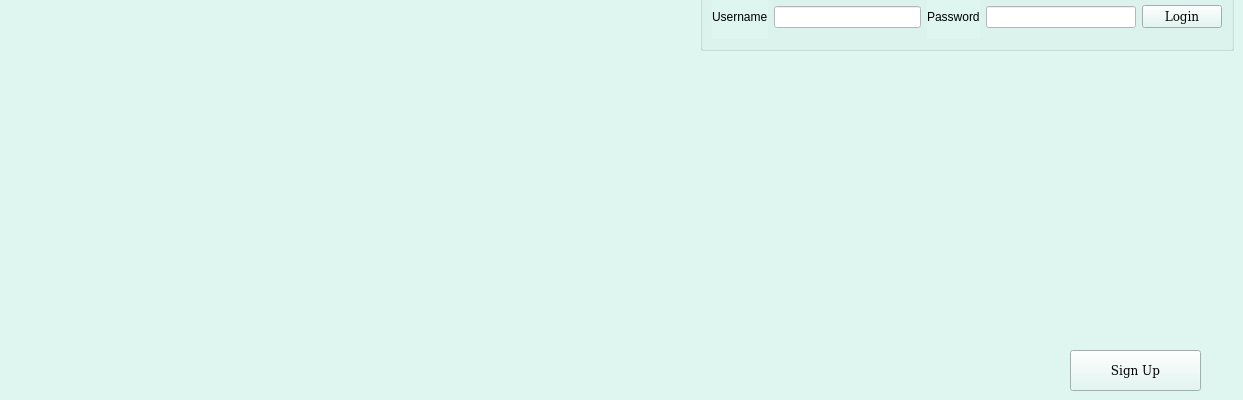
    <widget class="QWidget" name="loginPage">
     <property name="styleSheet">
      <string notr="true">background-color: rgb(223, 246, 240);</string>
     </property>
     <widget class="QLabel" name="identificationStatusLabel">
      <property name="geometry">
       <rect>
        <x>790</x>
        <y>70</y>
        <width>431</width>
        <height>20</height>
       </rect>
      </property>
      <property name="font">
       <font>
        <family>aakar</family>
        <weight>50</weight>
        <italic>true</italic>
        <bold>false</bold>
       </font>
      </property>
      <property name="styleSheet">
       <string notr="true">color: rgb(239, 41, 41);</string>
      </property>
      <property name="text">
       <string/>
      </property>
      <property name="textFormat">
       <enum>Qt::PlainText</enum>
      </property>
      <property name="scaledContents">
       <bool>false</bool>
      </property>
      <property name="alignment">
       <set>Qt::AlignCenter</set>
      </property>
     </widget>
     <widget class="QPushButton" name="signUpButton">
      <property name="geometry">
       <rect>
        <x>1070</x>
        <y>350</y>
        <width>131</width>
        <height>41</height>
       </rect>
      </property>
      <property name="font">
       <font>
        <family>Bitstream Vera Serif</family>
       </font>
      </property>
      <property name="text">
       <string>Sign Up</string>
      </property>
     </widget>
     <widget class="QGroupBox" name="groupBox">
      <property name="geometry">
       <rect>
        <x>700</x>
        <y>-20</y>
        <width>534</width>
        <height>71</height>
       </rect>
      </property>
      <property name="title">
       <string/>
      </property>
      <layout class="QHBoxLayout" name="horizontalLayout_3">
       <item>
        <layout class="QHBoxLayout" name="horizontalLayout">
         <item>
          <widget class="QLabel" name="label">
           <property name="text">
            <string>Username</string>
           </property>
          </widget>
         </item>
         <item>
          <widget class="QLineEdit" name="userNameLineEdit">
           <property name="styleSheet">
            <string notr="true">background-color: rgb(255, 255, 255);</string>
           </property>
           <property name="readOnly">
            <bool>false</bool>
           </property>
           <property name="clearButtonEnabled">
            <bool>true</bool>
           </property>
          </widget>
         </item>
        </layout>
       </item>
       <item>
        <layout class="QHBoxLayout" name="horizontalLayout_2">
         <item>
          <widget class="QLabel" name="label_2">
           <property name="text">
            <string>Password</string>
           </property>
          </widget>
         </item>
         <item>
          <widget class="QLineEdit" name="passwordLineEdit">
           <property name="styleSheet">
            <string notr="true">background-color: rgb(255, 255, 255);</string>
           </property>
           <property name="inputMask">
            <string/>
           </property>
           <property name="text">
            <string/>
           </property>
           <property name="maxLength">
            <number>25</number>
           </property>
           <property name="echoMode">
            <enum>QLineEdit::Password</enum>
           </property>
           <property name="clearButtonEnabled">
            <bool>false</bool>
           </property>
          </widget>
         </item>
        </layout>
       </item>
       <item>
        <widget class="QPushButton" name="loginButton">
         <property name="font">
          <font>
           <family>Bitstream Vera Serif</family>
          </font>
         </property>
         <property name="text">
          <string>Login</string>
         </property>
        </widget>
       </item>
      </layout>
     </widget>
    </widget>
